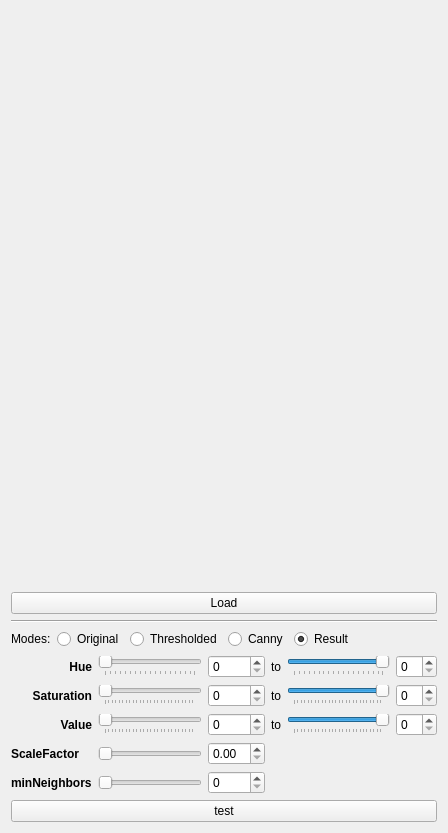
<?xml version="1.0" encoding="UTF-8"?>
<ui version="4.0">
 <class>MainBox</class>
 <widget class="QWidget" name="MainBox">
  <property name="geometry">
   <rect>
    <x>0</x>
    <y>0</y>
    <width>448</width>
    <height>833</height>
   </rect>
  </property>
  <property name="windowTitle">
   <string>MainBox</string>
  </property>
  <layout class="QVBoxLayout" name="verticalLayout">
   <item>
    <widget class="QLabel" name="lbView">
     <property name="sizePolicy">
      <sizepolicy hsizetype="Preferred" vsizetype="Expanding">
       <horstretch>0</horstretch>
       <verstretch>0</verstretch>
      </sizepolicy>
     </property>
     <property name="minimumSize">
      <size>
       <width>0</width>
       <height>500</height>
      </size>
     </property>
     <property name="text">
      <string/>
     </property>
     <property name="alignment">
      <set>Qt::AlignCenter</set>
     </property>
    </widget>
   </item>
   <item>
    <layout class="QHBoxLayout" name="horizontalLayout">
     <item>
      <widget class="QPushButton" name="bnLoad">
       <property name="text">
        <string>Load</string>
       </property>
      </widget>
     </item>
    </layout>
   </item>
   <item>
    <widget class="Line" name="line">
     <property name="orientation">
      <enum>Qt::Horizontal</enum>
     </property>
    </widget>
   </item>
   <item>
    <layout class="QHBoxLayout" name="horizontalLayout_2">
     <item>
      <widget class="QLabel" name="label_4">
       <property name="text">
        <string>Modes:</string>
       </property>
      </widget>
     </item>
     <item>
      <widget class="QRadioButton" name="rb_Original">
       <property name="text">
        <string>Original</string>
       </property>
      </widget>
     </item>
     <item>
      <widget class="QRadioButton" name="rb_Thresholded">
       <property name="text">
        <string>Thresholded</string>
       </property>
       <property name="checked">
        <bool>false</bool>
       </property>
      </widget>
     </item>
     <item>
      <widget class="QRadioButton" name="rb_Canny">
       <property name="text">
        <string>Canny</string>
       </property>
       <property name="checked">
        <bool>false</bool>
       </property>
      </widget>
     </item>
     <item>
      <widget class="QRadioButton" name="rbResult">
       <property name="text">
        <string>Result</string>
       </property>
       <property name="checked">
        <bool>true</bool>
       </property>
      </widget>
     </item>
     <item>
      <spacer name="horizontalSpacer">
       <property name="orientation">
        <enum>Qt::Horizontal</enum>
       </property>
       <property name="sizeHint" stdset="0">
        <size>
         <width>40</width>
         <height>20</height>
        </size>
       </property>
      </spacer>
     </item>
    </layout>
   </item>
   <item>
    <layout class="QGridLayout" name="gridLayout_2">
     <item row="0" column="1">
      <widget class="QSlider" name="sl_HueFrom">
       <property name="maximum">
        <number>179</number>
       </property>
       <property name="orientation">
        <enum>Qt::Horizontal</enum>
       </property>
       <property name="tickPosition">
        <enum>QSlider::TicksBelow</enum>
       </property>
      </widget>
     </item>
     <item row="0" column="0">
      <widget class="QLabel" name="label">
       <property name="font">
        <font>
         <weight>75</weight>
         <bold>true</bold>
        </font>
       </property>
       <property name="text">
        <string>Hue</string>
       </property>
       <property name="alignment">
        <set>Qt::AlignRight|Qt::AlignTrailing|Qt::AlignVCenter</set>
       </property>
      </widget>
     </item>
     <item row="2" column="3">
      <widget class="QLabel" name="label_9">
       <property name="text">
        <string>to</string>
       </property>
      </widget>
     </item>
     <item row="1" column="5">
      <widget class="QSpinBox" name="sb_SaturationTo"/>
     </item>
     <item row="0" column="2">
      <widget class="QSpinBox" name="sb_HueFrom"/>
     </item>
     <item row="1" column="0">
      <widget class="QLabel" name="label_2">
       <property name="font">
        <font>
         <weight>75</weight>
         <bold>true</bold>
        </font>
       </property>
       <property name="text">
        <string>Saturation</string>
       </property>
       <property name="alignment">
        <set>Qt::AlignRight|Qt::AlignTrailing|Qt::AlignVCenter</set>
       </property>
      </widget>
     </item>
     <item row="2" column="4">
      <widget class="QSlider" name="sl_ValueTo">
       <property name="maximum">
        <number>255</number>
       </property>
       <property name="value">
        <number>255</number>
       </property>
       <property name="orientation">
        <enum>Qt::Horizontal</enum>
       </property>
       <property name="tickPosition">
        <enum>QSlider::TicksBelow</enum>
       </property>
      </widget>
     </item>
     <item row="0" column="5">
      <widget class="QSpinBox" name="sb_HueTo"/>
     </item>
     <item row="2" column="5">
      <widget class="QSpinBox" name="sb_ValueTo"/>
     </item>
     <item row="0" column="4">
      <widget class="QSlider" name="sl_HueTo">
       <property name="maximum">
        <number>179</number>
       </property>
       <property name="value">
        <number>179</number>
       </property>
       <property name="orientation">
        <enum>Qt::Horizontal</enum>
       </property>
       <property name="tickPosition">
        <enum>QSlider::TicksBelow</enum>
       </property>
      </widget>
     </item>
     <item row="1" column="4">
      <widget class="QSlider" name="sl_SaturationTo">
       <property name="maximum">
        <number>255</number>
       </property>
       <property name="value">
        <number>255</number>
       </property>
       <property name="orientation">
        <enum>Qt::Horizontal</enum>
       </property>
       <property name="tickPosition">
        <enum>QSlider::TicksBelow</enum>
       </property>
      </widget>
     </item>
     <item row="2" column="1">
      <widget class="QSlider" name="sl_ValueFrom">
       <property name="maximum">
        <number>255</number>
       </property>
       <property name="orientation">
        <enum>Qt::Horizontal</enum>
       </property>
       <property name="tickPosition">
        <enum>QSlider::TicksBelow</enum>
       </property>
      </widget>
     </item>
     <item row="1" column="2">
      <widget class="QSpinBox" name="sb_SaturationFrom"/>
     </item>
     <item row="2" column="2">
      <widget class="QSpinBox" name="sb_ValueFrom"/>
     </item>
     <item row="1" column="1">
      <widget class="QSlider" name="sl_SaturationFrom">
       <property name="maximum">
        <number>255</number>
       </property>
       <property name="orientation">
        <enum>Qt::Horizontal</enum>
       </property>
       <property name="tickPosition">
        <enum>QSlider::TicksBelow</enum>
       </property>
      </widget>
     </item>
     <item row="1" column="3">
      <widget class="QLabel" name="label_7">
       <property name="text">
        <string>to</string>
       </property>
      </widget>
     </item>
     <item row="2" column="0">
      <widget class="QLabel" name="label_3">
       <property name="font">
        <font>
         <weight>75</weight>
         <bold>true</bold>
        </font>
       </property>
       <property name="text">
        <string>Value</string>
       </property>
       <property name="alignment">
        <set>Qt::AlignRight|Qt::AlignTrailing|Qt::AlignVCenter</set>
       </property>
      </widget>
     </item>
     <item row="0" column="3">
      <widget class="QLabel" name="label_5">
       <property name="text">
        <string>to</string>
       </property>
      </widget>
     </item>
     <item row="3" column="0">
      <widget class="QLabel" name="label_6">
       <property name="font">
        <font>
         <weight>75</weight>
         <bold>true</bold>
        </font>
       </property>
       <property name="text">
        <string>ScaleFactor</string>
       </property>
      </widget>
     </item>
     <item row="3" column="1">
      <widget class="QSlider" name="sl_scale_factor">
       <property name="orientation">
        <enum>Qt::Horizontal</enum>
       </property>
      </widget>
     </item>
     <item row="3" column="2">
      <widget class="QDoubleSpinBox" name="dsb_scalefactor"/>
     </item>
     <item row="4" column="0">
      <widget class="QLabel" name="label_8">
       <property name="font">
        <font>
         <weight>75</weight>
         <bold>true</bold>
        </font>
       </property>
       <property name="text">
        <string>minNeighbors</string>
       </property>
      </widget>
     </item>
     <item row="4" column="1">
      <widget class="QSlider" name="sl_minNeighbors">
       <property name="orientation">
        <enum>Qt::Horizontal</enum>
       </property>
      </widget>
     </item>
     <item row="4" column="2">
      <widget class="QSpinBox" name="sb_minNeighbors"/>
     </item>
    </layout>
   </item>
   <item>
    <widget class="QPushButton" name="btn_test">
     <property name="text">
      <string>test</string>
     </property>
    </widget>
   </item>
  </layout>
 </widget>
 <layoutdefault spacing="6" margin="11"/>
 <tabstops>
  <tabstop>bnLoad</tabstop>
  <tabstop>rb_Original</tabstop>
  <tabstop>rb_Thresholded</tabstop>
  <tabstop>rb_Canny</tabstop>
  <tabstop>rbResult</tabstop>
  <tabstop>sl_HueFrom</tabstop>
  <tabstop>sb_HueFrom</tabstop>
  <tabstop>sl_HueTo</tabstop>
  <tabstop>sb_HueTo</tabstop>
  <tabstop>sl_SaturationFrom</tabstop>
  <tabstop>sb_SaturationFrom</tabstop>
  <tabstop>sl_SaturationTo</tabstop>
  <tabstop>sb_SaturationTo</tabstop>
  <tabstop>sl_ValueFrom</tabstop>
  <tabstop>sb_ValueFrom</tabstop>
  <tabstop>sl_ValueTo</tabstop>
  <tabstop>sb_ValueTo</tabstop>
  <tabstop>sl_scale_factor</tabstop>
  <tabstop>dsb_scalefactor</tabstop>
 </tabstops>
 <resources/>
 <connections>
  <connection>
   <sender>sl_HueFrom</sender>
   <signal>sliderMoved(int)</signal>
   <receiver>sb_HueFrom</receiver>
   <slot>setValue(int)</slot>
   <hints>
    <hint type="sourcelabel">
     <x>159</x>
     <y>515</y>
    </hint>
    <hint type="destinationlabel">
     <x>195</x>
     <y>517</y>
    </hint>
   </hints>
  </connection>
  <connection>
   <sender>sb_HueFrom</sender>
   <signal>valueChanged(int)</signal>
   <receiver>sl_HueFrom</receiver>
   <slot>setValue(int)</slot>
   <hints>
    <hint type="sourcelabel">
     <x>208</x>
     <y>523</y>
    </hint>
    <hint type="destinationlabel">
     <x>158</x>
     <y>522</y>
    </hint>
   </hints>
  </connection>
  <connection>
   <sender>sl_SaturationFrom</sender>
   <signal>valueChanged(int)</signal>
   <receiver>sb_SaturationFrom</receiver>
   <slot>setValue(int)</slot>
   <hints>
    <hint type="sourcelabel">
     <x>156</x>
     <y>538</y>
    </hint>
    <hint type="destinationlabel">
     <x>195</x>
     <y>546</y>
    </hint>
   </hints>
  </connection>
  <connection>
   <sender>sb_SaturationFrom</sender>
   <signal>valueChanged(int)</signal>
   <receiver>sl_SaturationFrom</receiver>
   <slot>setValue(int)</slot>
   <hints>
    <hint type="sourcelabel">
     <x>209</x>
     <y>535</y>
    </hint>
    <hint type="destinationlabel">
     <x>160</x>
     <y>540</y>
    </hint>
   </hints>
  </connection>
  <connection>
   <sender>sl_ValueFrom</sender>
   <signal>sliderMoved(int)</signal>
   <receiver>sb_ValueFrom</receiver>
   <slot>setValue(int)</slot>
   <hints>
    <hint type="sourcelabel">
     <x>149</x>
     <y>568</y>
    </hint>
    <hint type="destinationlabel">
     <x>211</x>
     <y>573</y>
    </hint>
   </hints>
  </connection>
  <connection>
   <sender>sb_ValueFrom</sender>
   <signal>valueChanged(int)</signal>
   <receiver>sl_ValueFrom</receiver>
   <slot>setValue(int)</slot>
   <hints>
    <hint type="sourcelabel">
     <x>208</x>
     <y>561</y>
    </hint>
    <hint type="destinationlabel">
     <x>152</x>
     <y>571</y>
    </hint>
   </hints>
  </connection>
  <connection>
   <sender>sl_HueTo</sender>
   <signal>sliderMoved(int)</signal>
   <receiver>sb_HueTo</receiver>
   <slot>setValue(int)</slot>
   <hints>
    <hint type="sourcelabel">
     <x>340</x>
     <y>516</y>
    </hint>
    <hint type="destinationlabel">
     <x>402</x>
     <y>521</y>
    </hint>
   </hints>
  </connection>
  <connection>
   <sender>sb_HueTo</sender>
   <signal>valueChanged(int)</signal>
   <receiver>sl_HueTo</receiver>
   <slot>setValue(int)</slot>
   <hints>
    <hint type="sourcelabel">
     <x>407</x>
     <y>513</y>
    </hint>
    <hint type="destinationlabel">
     <x>362</x>
     <y>518</y>
    </hint>
   </hints>
  </connection>
  <connection>
   <sender>sl_SaturationTo</sender>
   <signal>sliderMoved(int)</signal>
   <receiver>sb_SaturationTo</receiver>
   <slot>setValue(int)</slot>
   <hints>
    <hint type="sourcelabel">
     <x>328</x>
     <y>544</y>
    </hint>
    <hint type="destinationlabel">
     <x>410</x>
     <y>550</y>
    </hint>
   </hints>
  </connection>
  <connection>
   <sender>sb_SaturationTo</sender>
   <signal>valueChanged(int)</signal>
   <receiver>sl_SaturationTo</receiver>
   <slot>setValue(int)</slot>
   <hints>
    <hint type="sourcelabel">
     <x>407</x>
     <y>543</y>
    </hint>
    <hint type="destinationlabel">
     <x>345</x>
     <y>543</y>
    </hint>
   </hints>
  </connection>
  <connection>
   <sender>sl_ValueTo</sender>
   <signal>sliderMoved(int)</signal>
   <receiver>sb_ValueTo</receiver>
   <slot>setValue(int)</slot>
   <hints>
    <hint type="sourcelabel">
     <x>369</x>
     <y>566</y>
    </hint>
    <hint type="destinationlabel">
     <x>398</x>
     <y>571</y>
    </hint>
   </hints>
  </connection>
  <connection>
   <sender>sb_ValueTo</sender>
   <signal>valueChanged(int)</signal>
   <receiver>sl_ValueTo</receiver>
   <slot>setValue(int)</slot>
   <hints>
    <hint type="sourcelabel">
     <x>394</x>
     <y>566</y>
    </hint>
    <hint type="destinationlabel">
     <x>357</x>
     <y>571</y>
    </hint>
   </hints>
  </connection>
 </connections>
</ui>
